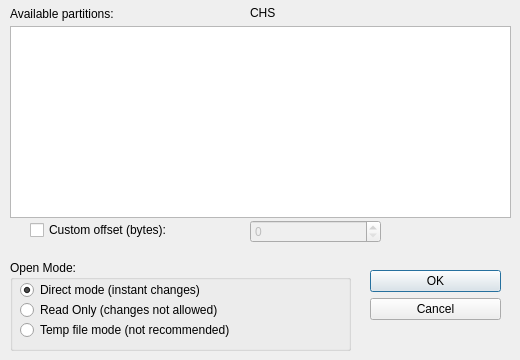
<?xml version="1.0" encoding="UTF-8"?>
<ui version="4.0">
 <class>HardDiskOpen</class>
 <widget class="QDialog" name="HardDiskOpen">
  <property name="geometry">
   <rect>
    <x>0</x>
    <y>0</y>
    <width>520</width>
    <height>360</height>
   </rect>
  </property>
  <property name="minimumSize">
   <size>
    <width>520</width>
    <height>360</height>
   </size>
  </property>
  <property name="maximumSize">
   <size>
    <width>520</width>
    <height>360</height>
   </size>
  </property>
  <property name="windowTitle">
   <string>Open hard disk image...</string>
  </property>
  <widget class="QDialogButtonBox" name="buttonBox">
   <property name="geometry">
    <rect>
     <x>370</x>
     <y>270</y>
     <width>131</width>
     <height>81</height>
    </rect>
   </property>
   <property name="orientation">
    <enum>Qt::Vertical</enum>
   </property>
   <property name="standardButtons">
    <set>QDialogButtonBox::Cancel|QDialogButtonBox::Ok</set>
   </property>
  </widget>
  <widget class="QListWidget" name="lwPartitions">
   <property name="geometry">
    <rect>
     <x>10</x>
     <y>26</y>
     <width>501</width>
     <height>192</height>
    </rect>
   </property>
  </widget>
  <widget class="QCheckBox" name="cbCustomOffset">
   <property name="geometry">
    <rect>
     <x>30</x>
     <y>220</y>
     <width>221</width>
     <height>20</height>
    </rect>
   </property>
   <property name="text">
    <string>Custom offset (bytes):</string>
   </property>
  </widget>
  <widget class="QSpinBox" name="sbOffset">
   <property name="enabled">
    <bool>false</bool>
   </property>
   <property name="geometry">
    <rect>
     <x>250</x>
     <y>220</y>
     <width>131</width>
     <height>23</height>
    </rect>
   </property>
   <property name="maximum">
    <number>999999999</number>
   </property>
  </widget>
  <widget class="QLabel" name="label">
   <property name="geometry">
    <rect>
     <x>10</x>
     <y>6</y>
     <width>181</width>
     <height>16</height>
    </rect>
   </property>
   <property name="text">
    <string>Available partitions:</string>
   </property>
  </widget>
  <widget class="QGroupBox" name="groupBox">
   <property name="geometry">
    <rect>
     <x>10</x>
     <y>260</y>
     <width>341</width>
     <height>91</height>
    </rect>
   </property>
   <property name="title">
    <string>Open Mode:</string>
   </property>
   <widget class="QRadioButton" name="rbDirectMode">
    <property name="geometry">
     <rect>
      <x>10</x>
      <y>20</y>
      <width>331</width>
      <height>20</height>
     </rect>
    </property>
    <property name="text">
     <string>Direct mode (instant changes)</string>
    </property>
    <property name="checked">
     <bool>true</bool>
    </property>
    <attribute name="buttonGroup">
     <string notr="true">buttonGroup</string>
    </attribute>
   </widget>
   <widget class="QRadioButton" name="rbReadOnly">
    <property name="geometry">
     <rect>
      <x>10</x>
      <y>40</y>
      <width>331</width>
      <height>20</height>
     </rect>
    </property>
    <property name="text">
     <string>Read Only (changes not allowed)</string>
    </property>
    <attribute name="buttonGroup">
     <string notr="true">buttonGroup</string>
    </attribute>
   </widget>
   <widget class="QRadioButton" name="rbTempMode">
    <property name="geometry">
     <rect>
      <x>10</x>
      <y>60</y>
      <width>331</width>
      <height>20</height>
     </rect>
    </property>
    <property name="toolTip">
     <string>Allows to save image on demand, but is slow and requires copying image to temporary file</string>
    </property>
    <property name="text">
     <string>Temp file mode (not recommended)</string>
    </property>
    <attribute name="buttonGroup">
     <string notr="true">buttonGroup</string>
    </attribute>
   </widget>
  </widget>
  <widget class="QLabel" name="lbCHS">
   <property name="geometry">
    <rect>
     <x>250</x>
     <y>5</y>
     <width>231</width>
     <height>16</height>
    </rect>
   </property>
   <property name="text">
    <string>CHS</string>
   </property>
  </widget>
 </widget>
 <resources/>
 <connections>
  <connection>
   <sender>buttonBox</sender>
   <signal>accepted()</signal>
   <receiver>HardDiskOpen</receiver>
   <slot>accept()</slot>
   <hints>
    <hint type="sourcelabel">
     <x>248</x>
     <y>254</y>
    </hint>
    <hint type="destinationlabel">
     <x>157</x>
     <y>274</y>
    </hint>
   </hints>
  </connection>
  <connection>
   <sender>buttonBox</sender>
   <signal>rejected()</signal>
   <receiver>HardDiskOpen</receiver>
   <slot>reject()</slot>
   <hints>
    <hint type="sourcelabel">
     <x>316</x>
     <y>260</y>
    </hint>
    <hint type="destinationlabel">
     <x>286</x>
     <y>274</y>
    </hint>
   </hints>
  </connection>
 </connections>
 <buttongroups>
  <buttongroup name="buttonGroup"/>
 </buttongroups>
</ui>
